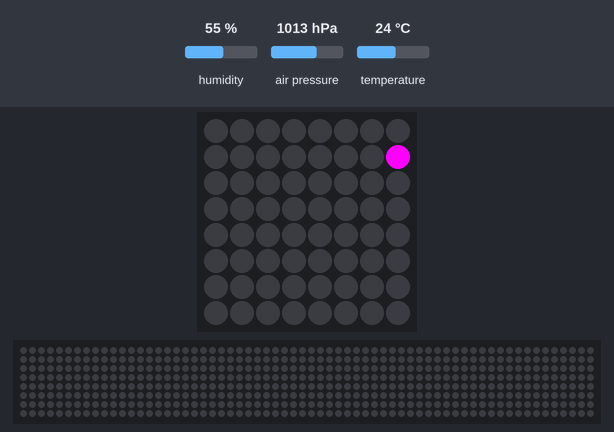
Recording of a program running on a simulated Raspberry Pi (BCM pin numbers) with a Sense HAT. On the bench: the Sense HAT's 8×8 RGB LED matrix, a strip that is not on the board, showing the scrolling text unrolled. Inputs (shaded band) come from the test bench; at power-on: humidity 55 %, air pressure 1013 hPa, temperature 24 °C. The 64×8 strip is a reading aid, not a part: it shows the text the matrix is scrolling, unrolled, one strip-width of it at a time; what the program prints to the terminal is not drawn. At 5.9 s the program stops and its outputs stay as they are.

Above: at 0.08 s.
At 0.79 s:
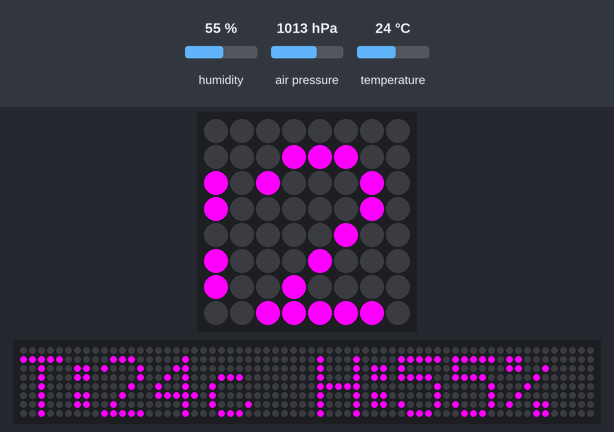
At 1.5 s:
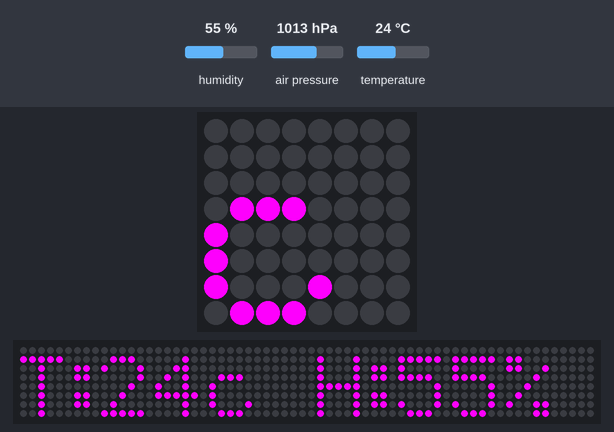
At 2.92 s:
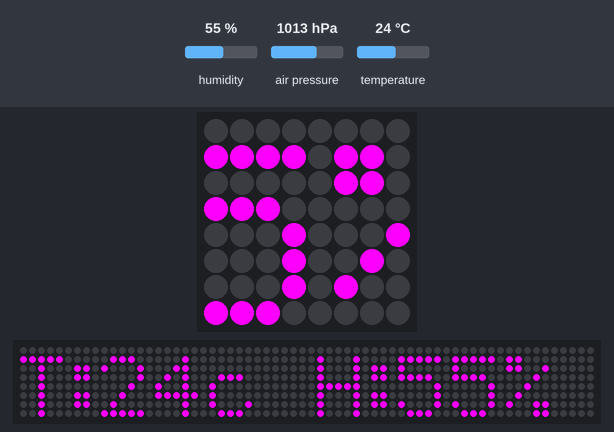
At 4.34 s:
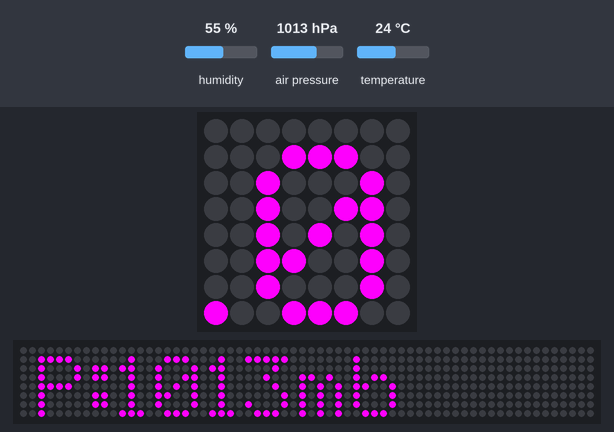
At 5.81 s:
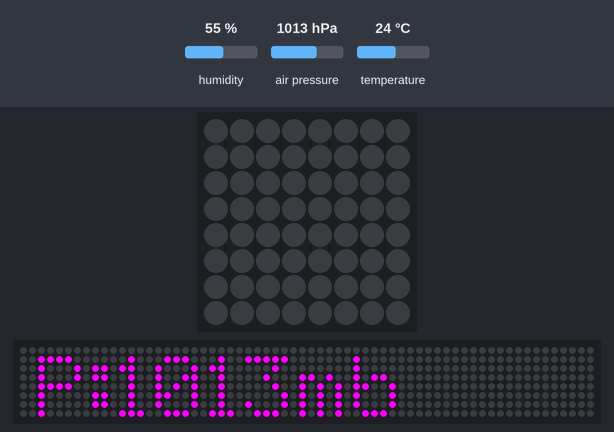

The program:

sensor_readout.py
```python
#!/usr/bin/env python

from sense_hat import SenseHat

s = SenseHat()
datalist = ()

# Grab info from the various sensors and cram them into a list

# Temp
temp = int(s.get_temperature())

# Pressure
pres = int(s.get_pressure())

# Humidity
humid = int(s.get_humidity())

prepstring = "T:{0}c H:{1}% P:{2}mb".format(temp,humid,pres)
print prepstring
s.show_message(prepstring,0.05,(255,0,255))
```
